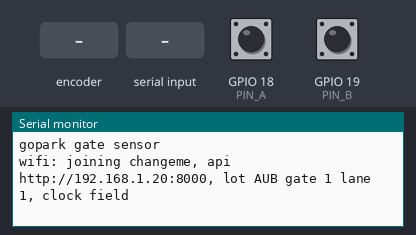
Bench run of a sketch on a simulated ESP32. On the bench: the last lines printed to the serial monitor. The inputs (shaded band) are chosen by the test bench; at power-on: GPIO 18 (PIN_A) HIGH, GPIO 19 (PIN_B) HIGH. WiFi joins after 1.5 s; servers stay silent unless stated; uploads are accepted with an empty reply; the local clock reads 2024-03-15 10:24:30 at power-on unless the sketch sets it; random numbers use the default seed unless the sketch sets one.

Above: at 1.4 s.
1.5 s: rotary encoder on GPIO 18 (PIN_A) / GPIO 19 (PIN_B) turned 1 step (first pin leading)
At 3.8 s:
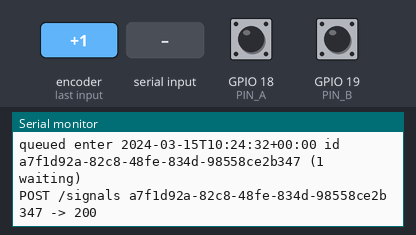
4.1 s: "e90\n" received over Serial
At 5.0 s:
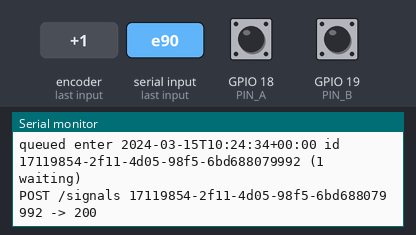
5.8 s: "e,45\n" received over Serial
At 6.3 s:
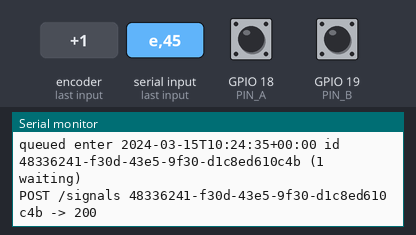
7.5 s: "E90\n" received over Serial
At 8.6 s:
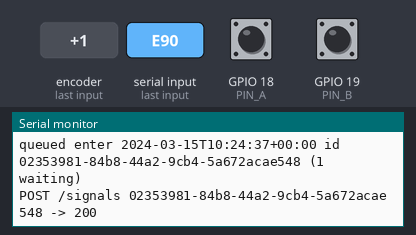
9.2 s: rotary encoder on GPIO 18 (PIN_A) / GPIO 19 (PIN_B) turned 1 step (first pin leading)
At 11.1 s:
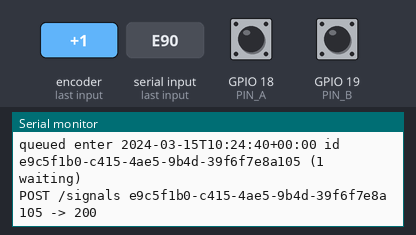
11.8 s: "E,45\n" received over Serial
At 13.4 s:
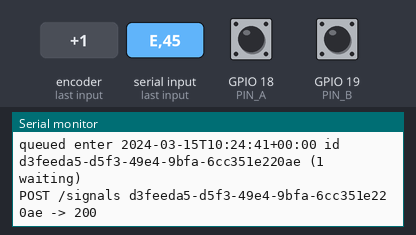

The sketch:

gate_sensor.ino
```cpp
// GoPark gate presence sensor. Posts one gate_sensor signal per car, exactly as
// edge/INTEGRATION.md §2–§4. The beam rules and the queue match edge/gate_logic.py
// (that module is what the unit tests check).
//
//   A = street side, B = lot side, about 1 m apart, bumper height.
//   A then B -> enter. B then A -> exit. observed_at is the second beam.
//   One beam, or A-B-A (backed out), is not an event.
//
// Flash with the ESP32 Arduino core. Fill in the defines below. Serial is 115200.
// Type "e" or "x" and Enter to post a passage without the beams (bench test).
// Diff that JSON against: uv run --group edge python -m edge.sensor_sim --lot-id AUB --dry-run
//
// CLOCK_MODE 0: NTP, Beirut (EET-2EEST,M3.5.0/0,M10.5.0/0). Run the camera with --clock field.
// CLOCK_MODE 1: GET /dev/clock every 60 s. Run the camera with --clock demo (the default).

#include <WiFi.h>
#include <HTTPClient.h>
#include <time.h>

#define WIFI_SSID   "changeme"
#define WIFI_PASS   "changeme"
#define API_BASE    "http://192.168.1.20:8000"
#define LOT_ID      "AUB"
#define GATE_N      1
#define LANE        1
#define CLOCK_MODE  0

// Digital break-beams: INPUT_PULLUP, broken when the pin is LOW.
// SENSOR_MODE 1 uses two HC-SR04s instead: a distance under CAR_CM means "broken".
#define SENSOR_MODE 0
#define PIN_A       18
#define PIN_B       19
#define TRIG_A      25
#define ECHO_A      26
#define TRIG_B      27
#define ECHO_B      14
#define CAR_CM      80

static const uint32_t DEBOUNCE_MS = 30;
static const uint32_t CLEAR_MS = 800;
static const uint32_t MAX_PASSAGE_MS = 20000;
static const int QUEUE_MAX = 50;
static const uint32_t BACKOFF_MS[] = {1000, 2000, 5000, 10000};
static const int BACKOFF_N = 4;

struct Queued {
  bool used;
  char id[40];
  char kind[8];
  char observed_at[40];
};

static Queued queueSlots[QUEUE_MAX];
static int qHead = 0, qCount = 0, qAttempt = 0;
static uint32_t nextTryMs = 0;

struct Civil {
  int Y, M, D, h, m, s;
  char offset[8];
  bool set;
  uint32_t atMs;
};

static Civil clockAnchor = {};

static bool rawA = false, rawB = false, stableA = false, stableB = false;
static uint32_t sinceA = 0, sinceB = 0;
static char edgeBeam[8];
static uint32_t edgeMs[8];
static int edgeN = 0;
static bool clearArmed = false;
static uint32_t clearSince = 0;

static bool pinBroken(int pin) {
  return digitalRead(pin) == LOW;
}

static bool sonarBroken(int trig, int echo) {
  digitalWrite(trig, LOW);
  delayMicroseconds(2);
  digitalWrite(trig, HIGH);
  delayMicroseconds(10);
  digitalWrite(trig, LOW);
  unsigned long us = pulseIn(echo, HIGH, 30000);
  if (us == 0) return false;
  return (us / 58.0f) < CAR_CM;
}

static bool beamBroken(bool whichA) {
  if (SENSOR_MODE == 0) return pinBroken(whichA ? PIN_A : PIN_B);
  return sonarBroken(whichA ? TRIG_A : TRIG_B, whichA ? ECHO_A : ECHO_B);
}

static bool leap(int y) {
  return (y % 4 == 0 && y % 100 != 0) || (y % 400 == 0);
}

static int monthDays(int y, int m) {
  static const int d[] = {0, 31, 28, 31, 30, 31, 30, 31, 31, 30, 31, 30, 31};
  return d[m] + (m == 2 && leap(y) ? 1 : 0);
}

static void addSeconds(Civil &c, int add) {
  int s = c.s + add;
  int m = c.m + s / 60;
  c.s = s % 60;
  if (c.s < 0) { c.s += 60; m -= 1; }
  int h = c.h + m / 60;
  c.m = m % 60;
  if (c.m < 0) { c.m += 60; h -= 1; }
  int days = h / 24;
  c.h = h % 24;
  if (c.h < 0) { c.h += 24; days -= 1; }
  c.D += days;
  while (c.D > monthDays(c.Y, c.M)) {
    c.D -= monthDays(c.Y, c.M);
    if (++c.M > 12) { c.M = 1; c.Y++; }
  }
  while (c.D < 1) {
    if (--c.M < 1) { c.M = 12; c.Y--; }
    c.D += monthDays(c.Y, c.M);
  }
}

static void formatCivil(const Civil &c, char *out, size_t n) {
  snprintf(out, n, "%04d-%02d-%02dT%02d:%02d:%02d%s", c.Y, c.M, c.D, c.h, c.m, c.s, c.offset);
}

static bool parseIso(const char *s, Civil &c) {
  char sign = '+';
  int oh = 0, om = 0;
  int n = sscanf(s, "%d-%d-%dT%d:%d:%d%c%d:%d", &c.Y, &c.M, &c.D, &c.h, &c.m, &c.s, &sign, &oh, &om);
  if (n < 6) return false;
  if (n >= 9) snprintf(c.offset, sizeof(c.offset), "%c%02d:%02d", sign, oh, om);
  else if (strchr(s, 'Z')) snprintf(c.offset, sizeof(c.offset), "+00:00");
  else return false;
  return true;
}

static bool clockReady() {
  if (CLOCK_MODE == 0) {
    time_t now = time(nullptr);
    return now > 1700000000;
  }
  return clockAnchor.set;
}

static void formatNow(char *out, size_t n) {
  if (CLOCK_MODE == 0) {
    time_t now = time(nullptr);
    struct tm tm;
    localtime_r(&now, &tm);
    char z[8] = "+0000";
    strftime(out, n, "%Y-%m-%dT%H:%M:%S", &tm);
    strftime(z, sizeof(z), "%z", &tm);
    size_t len = strlen(out);
    if (strlen(z) >= 5 && len + 6 < n) {
      snprintf(out + len, n - len, "%c%c%c:%c%c", z[0], z[1], z[2], z[3], z[4]);
    }
    return;
  }
  Civil c = clockAnchor;
  addSeconds(c, (int)((millis() - clockAnchor.atMs) / 1000));
  formatCivil(c, out, n);
}

static void formatAt(uint32_t atMs, char *out, size_t n) {
  // Seconds precision, anchored at the beam time, not at the later HTTP post.
  if (CLOCK_MODE == 0) {
    time_t now = time(nullptr) - (time_t)((millis() - atMs) / 1000);
    struct tm tm;
    localtime_r(&now, &tm);
    char z[8] = "+0000";
    strftime(out, n, "%Y-%m-%dT%H:%M:%S", &tm);
    strftime(z, sizeof(z), "%z", &tm);
    size_t len = strlen(out);
    if (strlen(z) >= 5 && len + 6 < n)
      snprintf(out + len, n - len, "%c%c%c:%c%c", z[0], z[1], z[2], z[3], z[4]);
    return;
  }
  Civil c = clockAnchor;
  addSeconds(c, (int)((atMs - clockAnchor.atMs) / 1000));
  formatCivil(c, out, n);
}

static void syncClock() {
  if (CLOCK_MODE == 0) {
    configTzTime("EET-2EEST,M3.5.0/0,M10.5.0/0", "pool.ntp.org", "time.nist.gov");
    return;
  }
  if (WiFi.status() != WL_CONNECTED) return;
  HTTPClient http;
  http.setTimeout(3000);
  http.begin(String(API_BASE) + "/dev/clock");
  int code = http.GET();
  String body = code == 200 ? http.getString() : "";
  http.end();
  if (code != 200) {
    Serial.printf("clock: GET /dev/clock -> %d\n", code);
    return;
  }
  int key = body.indexOf("\"now\"");
  int q1 = body.indexOf('"', key + 5);
  int q2 = q1 >= 0 ? body.indexOf('"', q1 + 1) : -1;
  if (q1 < 0 || q2 < 0) return;
  String iso = body.substring(q1 + 1, q2);
  Civil c = {};
  if (!parseIso(iso.c_str(), c)) return;
  c.set = true;
  c.atMs = millis();
  clockAnchor = c;
  Serial.printf("clock: %s\n", iso.c_str());
}

static void makeUuid(char *out) {
  uint8_t b[16];
  for (int i = 0; i < 16; i++) b[i] = esp_random() & 0xff;
  b[6] = (b[6] & 0x0f) | 0x40;
  b[8] = (b[8] & 0x3f) | 0x80;
  snprintf(out, 40, "%02x%02x%02x%02x-%02x%02x-%02x%02x-%02x%02x-%02x%02x%02x%02x%02x%02x",
           b[0], b[1], b[2], b[3], b[4], b[5], b[6], b[7], b[8], b[9], b[10], b[11], b[12], b[13], b[14], b[15]);
}

static void enqueue(const char *kind, const char *observedAt) {
  if (qCount == QUEUE_MAX) {
    queueSlots[qHead].used = false;
    qHead = (qHead + 1) % QUEUE_MAX;
    qCount--;
    Serial.println("queue full: dropped oldest");
  }
  int idx = (qHead + qCount) % QUEUE_MAX;
  Queued &slot = queueSlots[idx];
  slot.used = true;
  makeUuid(slot.id);
  snprintf(slot.kind, sizeof(slot.kind), "%s", kind);
  snprintf(slot.observed_at, sizeof(slot.observed_at), "%s", observedAt);
  qCount++;
  Serial.printf("queued %s %s id %s (%d waiting)\n", kind, observedAt, slot.id, qCount);
}

static int postHead() {
  if (qCount == 0 || WiFi.status() != WL_CONNECTED) return -1;
  Queued &slot = queueSlots[qHead];
  char body[320];
  snprintf(body, sizeof(body),
           "{\"client_event_id\":\"%s\",\"device_id\":\"gate-%s-%d\",\"lot_id\":\"%s\","
           "\"source\":\"gate_sensor\",\"kind\":\"%s\",\"observed_at\":\"%s\","
           "\"payload\":{\"gate_id\":\"%s-%d\",\"lane\":%d}}",
           slot.id, LOT_ID, GATE_N, LOT_ID, slot.kind, slot.observed_at, LOT_ID, GATE_N, LANE);
  HTTPClient http;
  http.setTimeout(3000);
  http.begin(String(API_BASE) + "/signals");
  http.addHeader("Content-Type", "application/json");
  int code = http.POST((uint8_t *)body, strlen(body));
  http.end();
  Serial.printf("POST /signals %s -> %d\n", slot.id, code);
  return code;
}

static void pumpQueue() {
  if (qCount == 0) return;
  uint32_t now = millis();
  if ((int32_t)(now - nextTryMs) < 0) return;
  int code = postHead();
  if (code >= 200 && code < 300) {
    queueSlots[qHead].used = false;
    qHead = (qHead + 1) % QUEUE_MAX;
    qCount--;
    qAttempt = 0;
    nextTryMs = now;
    return;
  }
  if (code == 422 || (code >= 400 && code < 500 && code != 408 && code != 429)) {
    Serial.printf("drop %s (HTTP %d)\n", queueSlots[qHead].id, code);
    queueSlots[qHead].used = false;
    qHead = (qHead + 1) % QUEUE_MAX;
    qCount--;
    qAttempt = 0;
    nextTryMs = now;
    return;
  }
  uint32_t delayMs = BACKOFF_MS[qAttempt < BACKOFF_N ? qAttempt : BACKOFF_N - 1];
  qAttempt++;
  nextTryMs = now + delayMs;
  Serial.printf("retry in %lu ms (%d still queued)\n", (unsigned long)delayMs, qCount);
}

static void noteEdge(char beam, uint32_t t) {
  if (edgeN < 8) {
    edgeBeam[edgeN] = beam;
    edgeMs[edgeN] = t;
    edgeN++;
  }
}

static void debounce(bool broken, bool &raw, bool &stable, uint32_t &since, char beam, uint32_t t) {
  if (broken != raw) {
    raw = broken;
    since = t;
  }
  if ((uint32_t)(t - since) < DEBOUNCE_MS || stable == broken) return;
  stable = broken;
  if (broken) noteEdge(beam, t);
}

static void finishPassage() {
  // Collapse consecutive breaks of the same beam, then accept only A-B or B-A.
  // observed_at is the second beam's break, not this later "both clear" moment.
  char beams[8];
  uint32_t times[8];
  int n = 0;
  for (int i = 0; i < edgeN; i++) {
    if (n == 0 || beams[n - 1] != edgeBeam[i]) {
      beams[n] = edgeBeam[i];
      times[n] = edgeMs[i];
      n++;
    }
  }
  const char *kind = nullptr;
  uint32_t at = 0;
  if (n == 2 && beams[0] == 'A' && beams[1] == 'B') { kind = "enter"; at = times[1]; }
  else if (n == 2 && beams[0] == 'B' && beams[1] == 'A') { kind = "exit"; at = times[1]; }
  else if (n > 0) Serial.println("no event (one beam or the car backed out)");
  if (kind && clockReady()) {
    char iso[40];
    formatAt(at, iso, sizeof(iso));
    enqueue(kind, iso);
  } else if (kind) {
    Serial.println("passage ignored: clock not ready");
  }
  edgeN = 0;
  clearArmed = false;
}

static void sampleBeams(bool aBroken, bool bBroken, uint32_t t) {
  debounce(aBroken, rawA, stableA, sinceA, 'A', t);
  debounce(bBroken, rawB, stableB, sinceB, 'B', t);
  if (stableA || stableB) {
    if (edgeN > 0 && (uint32_t)(t - edgeMs[0]) > MAX_PASSAGE_MS) {
      edgeN = 0;
      Serial.println("beam held too long; passage dropped");
    }
    clearArmed = false;
    return;
  }
  if (edgeN == 0) {
    clearArmed = false;
    return;
  }
  if (!clearArmed) {
    clearArmed = true;
    clearSince = t;
  }
  if ((uint32_t)(t - clearSince) >= CLEAR_MS) finishPassage();
}

static void handleSerial() {
  if (!Serial.available()) return;
  String line = Serial.readStringUntil('\n');
  line.trim();
  if (line.length() == 0) return;
  char c = line.charAt(0);
  if (c != 'e' && c != 'E' && c != 'x' && c != 'X') return;
  if (!clockReady()) {
    Serial.println("clock not ready");
    return;
  }
  char iso[40];
  formatNow(iso, sizeof(iso));
  enqueue(c == 'e' || c == 'E' ? "enter" : "exit", iso);
}

static uint32_t lastClockMs = 0;
static uint32_t lastWifiMs = 0;

void setup() {
  Serial.begin(115200);
  delay(200);
  Serial.println("gopark gate sensor");
  if (SENSOR_MODE == 0) {
    pinMode(PIN_A, INPUT_PULLUP);
    pinMode(PIN_B, INPUT_PULLUP);
  } else {
    pinMode(TRIG_A, OUTPUT);
    pinMode(TRIG_B, OUTPUT);
    pinMode(ECHO_A, INPUT);
    pinMode(ECHO_B, INPUT);
  }
  WiFi.mode(WIFI_STA);
  WiFi.begin(WIFI_SSID, WIFI_PASS);
  Serial.printf("wifi: joining %s, api %s, lot %s gate %d lane %d, clock %s\n",
                WIFI_SSID, API_BASE, LOT_ID, GATE_N, LANE, CLOCK_MODE == 0 ? "field" : "demo");
  syncClock();
  lastClockMs = millis();
}

void loop() {
  uint32_t now = millis();
  if (WiFi.status() != WL_CONNECTED && (uint32_t)(now - lastWifiMs) > 5000) {
    lastWifiMs = now;
    WiFi.reconnect();
  }
  if ((uint32_t)(now - lastClockMs) > 60000) {
    lastClockMs = now;
    syncClock();
  }
  handleSerial();
  if (SENSOR_MODE == 0) {
    sampleBeams(beamBroken(true), beamBroken(false), now);
  } else {
    // Sonar blocks for up to 30 ms per echo; sample both, then the same decoder.
    bool a = beamBroken(true);
    bool b = beamBroken(false);
    sampleBeams(a, b, millis());
  }
  pumpQueue();
  delay(SENSOR_MODE == 0 ? 10 : 60);
}
```

Measured:
- after the input at 1.5 s, the serial monitor: prints a new line after 0.91 s (image 1)
- after the input at 4.1 s, the serial monitor: prints a new line at once (image 2)
- after the input at 5.8 s, the serial monitor: prints a new line at once (image 3)
- after the input at 7.5 s, the serial monitor: prints a new line at once (image 4)
- after the input at 9.2 s, the serial monitor: prints a new line after 0.92 s (image 5)
- after the input at 11.8 s, the serial monitor: prints a new line at once (image 6)
